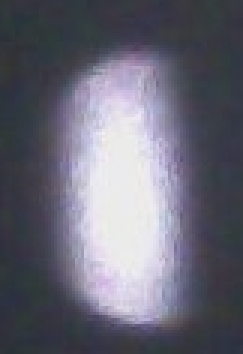
#> input picture dot.jpg, 81 x 118 px, given in place of the camera (shown 3 times larger)
$ python detect_laser.py 5   (Python 2 division)
#> lines starting #> are read from the running program, lines starting #| are printed output that depends on the picture; after the words box and inside, x2 and y2 are one past the last pixel; in counts of white or black regions, pixels touching at a corner belong together
#!/usr/bin/python
import numpy as np
import cv2
import math
import sys

#Calibrate the system
#Horz view angle of camera = 20.136 degrees
#Vert view angle of camera = 15.819 degrees
#Horz and vert angle of turret = 45 degrees
#Camera is 640x480 pixels
#Turret operates from .9 ms to 2.1 ms, a 1.2 ms window
dist_from_wall_inches = int(sys.argv[1])
camera_view_width_in = math.ceil(2*dist_from_wall_inches*math.tan(math.radians(20.136)))
camera_view_height_in = math.ceil(2*dist_from_wall_inches*math.tan(math.radians(15.819)))
turret_view_angle_in = math.ceil(2*dist_from_wall_inches*math.tan(math.radians(45)))
horz_inches_per_pixel = camera_view_width_in / 640
vert_inches_per_pixel = camera_view_height_in / 480
millisec_per_inch = 1.2 / turret_view_angle_in
turret_left_edge_ms = 1.5 - (320*horz_inches_per_pixel*millisec_per_inch)
turret_top_edge_ms = 1.3 - (240*horz_inches_per_pixel*millisec_per_inch)

#print 'h_in_pixel:', horz_inches_per_pixel, 'v_in_pixel:', vert_inches_per_pixel, 'ms_per_in:', millisec_per_inch
#print 'width:', camera_view_width_in, 'height:', camera_view_height_in, 'turret:', turret_view_angle_in

#Grab capture object
cap = cv2.VideoCapture(0)
if (not cap.isOpened()):
  #print "Capture not open"
  cap.open()

#Defulat location/previous reading
prev_spot = [320, 240]
center = prev_spot

##Begin Processing
while (True):
  #Capture frame by frame
  ret, frame = cap.read()
#> frame is the input picture: shape (118, 81, 3); mean B, G, R 117.6, 104.1, 104.4
  if(not ret):
    #print "End of capture"
    break

  #Convert to grayscale image
  gray = cv2.cvtColor(frame, cv2.COLOR_BGR2GRAY)
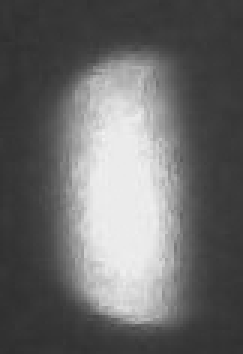
#> gray: shape (118, 81) (shown 3 times larger); min 47, max 241, mean 105.7

  #Define threshold of white value
  ret, thresh = cv2.threshold(gray, 200, 255, cv2.THRESH_BINARY)
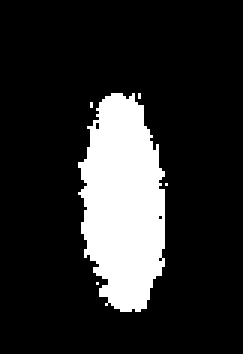
#> thresh: shape (118, 81) (shown 3 times larger); 16.6% white; 5 white regions (4 under 20 px)

  #Blur the image to make it easier to process
  blur = cv2.GaussianBlur(thresh, (5,5), 0)
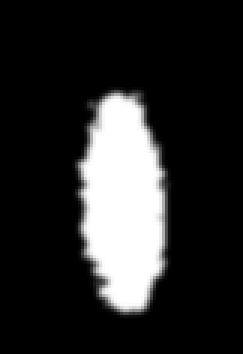
#> blur: shape (118, 81) (shown 3 times larger); min 0, max 255, mean 42.3

  #Mask off everything that is not the laser
  mask = np.zeros(blur.shape, np.uint8)

  #Find the laser blob
  contours, heir = cv2.findContours(blur, cv2.RETR_LIST, cv2.CHAIN_APPROX_SIMPLE)
#> contours = 1 contour; box (x1, y1, x2, y2) and area: (24, 29, 58, 106) 1996

  #Calculate the position of the laser
  if (contours):
    #For each found instance
    for cnt in contours:
      #Check if laser size is corrent
      if 50 < cv2.contourArea(cnt) < 3000:
        #Draw the laser
        cv2.drawContours(mask,[cnt], 0, 255, -1)
        #Calculate leftmost, rightmost, topmost, and bottomost points
        left = (tuple(cnt[cnt[:,:,0].argmin()][0]))[0]
        right = (tuple(cnt[cnt[:,:,0].argmax()][0]))[0]
        top = (tuple(cnt[cnt[:,:,1].argmin()][0]))[1]
        bot = (tuple(cnt[cnt[:,:,1].argmax()][0]))[1]
        #Calulate the center
        lr_cntr = (left + right)/2
        tb_cntr = (top + bot)/2
        center = [lr_cntr, tb_cntr]
        prev_spot = center
#> this loop made 1 pass
#> (left, right, top, bot, lr_cntr, tb_cntr) on pass 1: (24, 57, 29, 105, 40, 67)
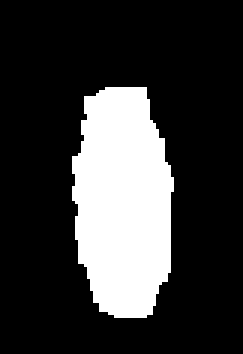
#> mask: shape (118, 81) (shown 3 times larger); 21.9% white; 1 white region, box (x1, y1, x2, y2) and area: (24, 29, 58, 106) 2091
        #print 'Center:', center
      #else:
        #print 'Contour not correct size'
  else:
    #print 'Contour not found, prev spot:', prev_spot
    center = prev_spot

  #Calculate the turret position
  #Base + (pixels*in/pixel*ms/in)
  turret_horz_pos_ms = turret_left_edge_ms + (center[0]*horz_inches_per_pixel*millisec_per_inch)
#> turret_horz_pos_ms = 1.5
  turret_vert_pos_ms = turret_top_edge_ms + (center[1]*horz_inches_per_pixel*millisec_per_inch)
#> turret_vert_pos_ms = 1.3
  #print 'horz ms:', turret_horz_pos_ms, 'vert ms:', turret_vert_pos_ms
  print turret_horz_pos_ms, turret_vert_pos_ms
#| 1.5 1.3
  sys.stdout.flush()

  #Create the masked image
  #newmask = cv2.bitwise_not(blur, blur, mask)

  #Display what the webcam sees and the result
  #cv2.imshow('frame', frame)
  #cv2.imshow('mask', newmask)

  #Check for quit key
  if cv2.waitKey(5) & 0xFF == ord('q'):
#> (key q is pressed here)
    break

#Clean up
cap.release()
cv2.destroyAllWindows()
